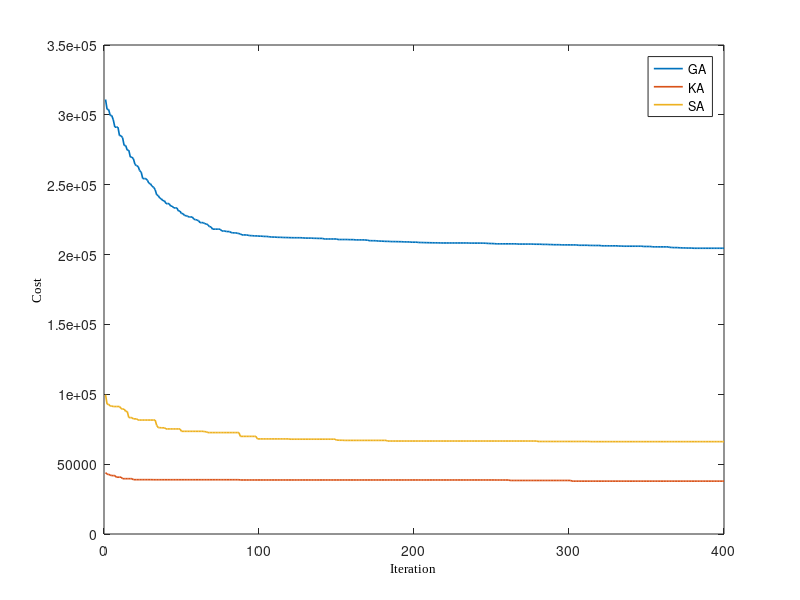

The MATLAB script that drew this image:
clc;
close all;
clear all;
load('Data/SA02');
load('Data/GA02');
% load('Data/PSO02');
% load('Data/AIA02');
% load('Data/HS02');
load('Data/KA02');
% load('Data/GaSa02');
% load('Data/KaSa02');
%% Drew Table
LineWidth=1.2;
MarkerSize=7;
% plot(Ans_AIA,'-b','LineWidth',LineWidth,'MarkerSize',MarkerSize);
plot(Ans_GA,'-','LineWidth',LineWidth,'MarkerSize',MarkerSize);
hold on;
% plot(Ans_GaSa,'-','LineWidth',LineWidth,'MarkerSize',MarkerSize);
% plot(Ans_HS,'-','LineWidth',LineWidth,'MarkerSize',MarkerSize);
plot(Ans_KA,'-','LineWidth',LineWidth,'MarkerSize',MarkerSize);
% plot(Ans_KaSa,'-','LineWidth',LineWidth,'MarkerSize',MarkerSize);
% plot(Ans_PSO,'-','LineWidth',LineWidth,'MarkerSize',MarkerSize);
plot(Ans_SA,'-','LineWidth',LineWidth,'MarkerSize',MarkerSize);
xlabel('Iteration','FontSize',9,'FontWeight','normal','FontName','Times New Roman','Color','k');
ylabel('Cost','FontSize',9,'FontWeight','normal','FontName','Times New Roman','Color','k');
legend('GA','KA','SA')

